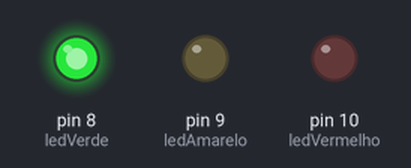
Recording of a sketch running on a simulated Arduino Uno, built with avr-gcc and run on an emulated ATmega328P. On the bench: output pins drawn as LEDs (lit = HIGH).

Above: at 0.5 s.
At 1.5 s:
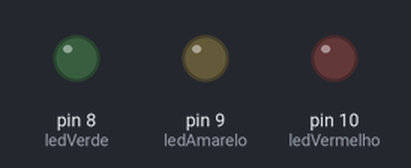
At 2.5 s:
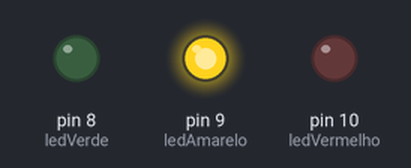
At 4.5 s:
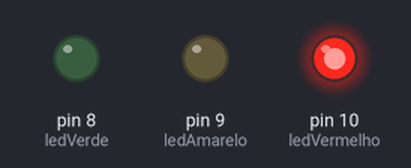
Timing chart, 0 to 6.5 s (numbered marks = the images above):
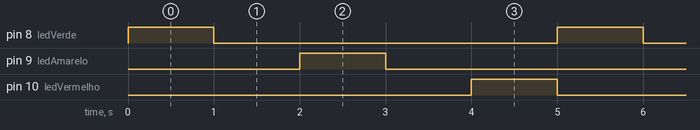

Measured:
- by itself, pin 8 (ledVerde), pin 9 (ledAmarelo), pin 10 (ledVermelho): alternates HIGH for 1.0 s and LOW for 4.0 s
- by itself, everything shown: repeats every 5.0 s, in 6 steps

The sketch:

C05ex2a.ino
```cpp
const int ledVerde = 8;
const int ledAmarelo = 9;
const int ledVermelho = 10;

void setup() {
  pinMode(ledVerde, OUTPUT);
  pinMode(ledAmarelo, OUTPUT);
  pinMode(ledVermelho, OUTPUT);
}

void loop() {
  digitalWrite(ledVerde, HIGH);
  delay(1000);
  digitalWrite(ledVerde, LOW);
  delay(1000);
  digitalWrite(ledAmarelo, HIGH);
  delay(1000);
  digitalWrite(ledAmarelo, LOW);
  delay(1000);
  digitalWrite(ledVermelho, HIGH);
  delay(1000);
  digitalWrite(ledVermelho, LOW);
}
```
